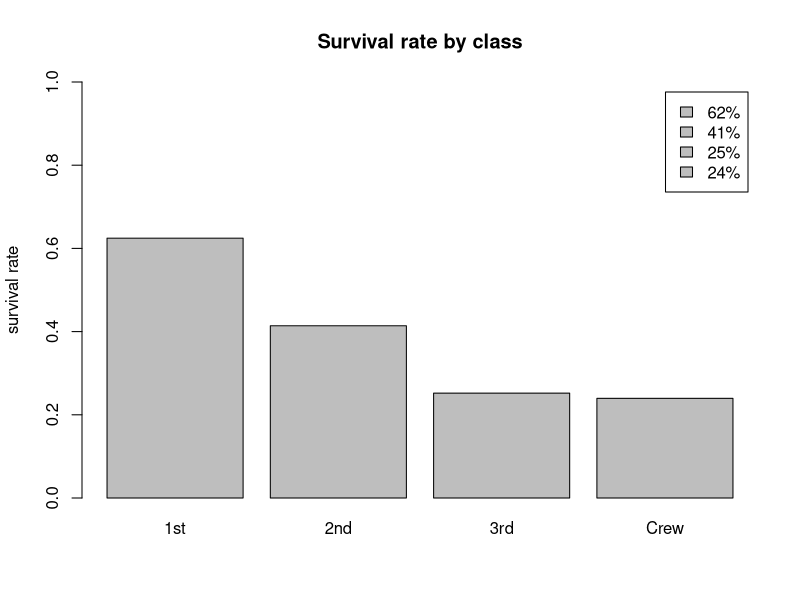
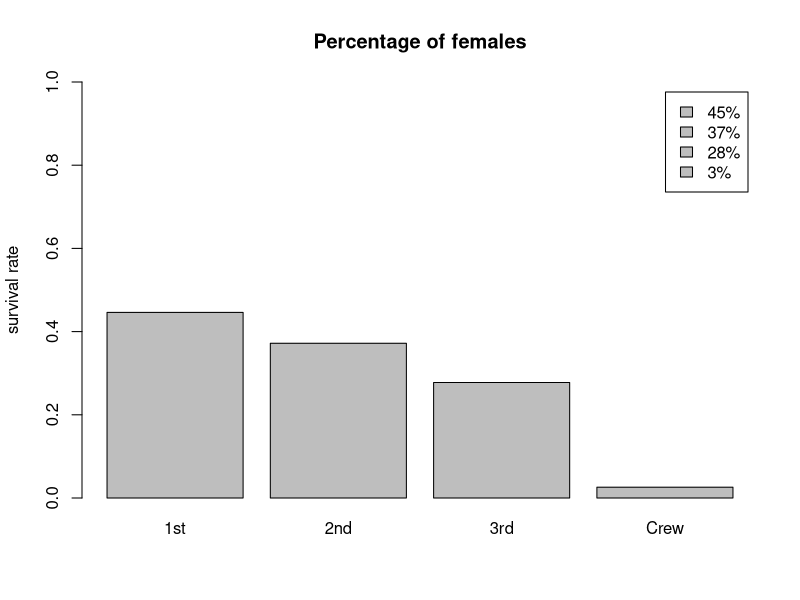

Recreate these plots in R, in order.
## ---- chunk 1
data("Titanic")
library(data.table)
# transforming from class table to dataframe
dtTitanic = data.table(Titanic)
colnames(dtTitanic)[5] = "Freq"



#impact of one feature


# a super useful way to summarize the dataframe
# no need to use table()
dtClass <- dtTitanic[, list(n=sum(Freq)), by=c('Survived',
'Class')]
dtClass[, percentage := n / sum(n), by='Class']
dtClass[, textPercentage := paste(round(percentage * 100), '%',
sep='')]
barplot(
height=dtClass[Survived == 'Yes', percentage],
names.arg=dtClass[Survived == 'Yes', Class],
# col=dtClass[Survived == 'Yes', Class],
ylim=c(0, 1),
legend.text=dtClass[Survived == 'Yes', textPercentage],
ylab='survival rate',
main='Survival rate by class'
)


#the impact of two features combined
dtGenderFreq <- dtTitanic[, list(n=sum(Freq)), by=c('Sex', 'Class')]
dtGenderFreq[, percentage := n / sum(n), by='Class']
dtGenderFreq <- dtGenderFreq[Sex == 'Female']
dtGenderFreq[, textPercentage := paste(round(percentage * 100), '%',
sep='')]
barplot(
height=dtGenderFreq[, percentage],
names.arg=dtGenderFreq[, Class],
# col=dtGenderFreq[, Class],
ylim=c(0, 1),
legend.text=dtGenderFreq[, textPercentage],
ylab='survival rate',
main='Percentage of females'
)
